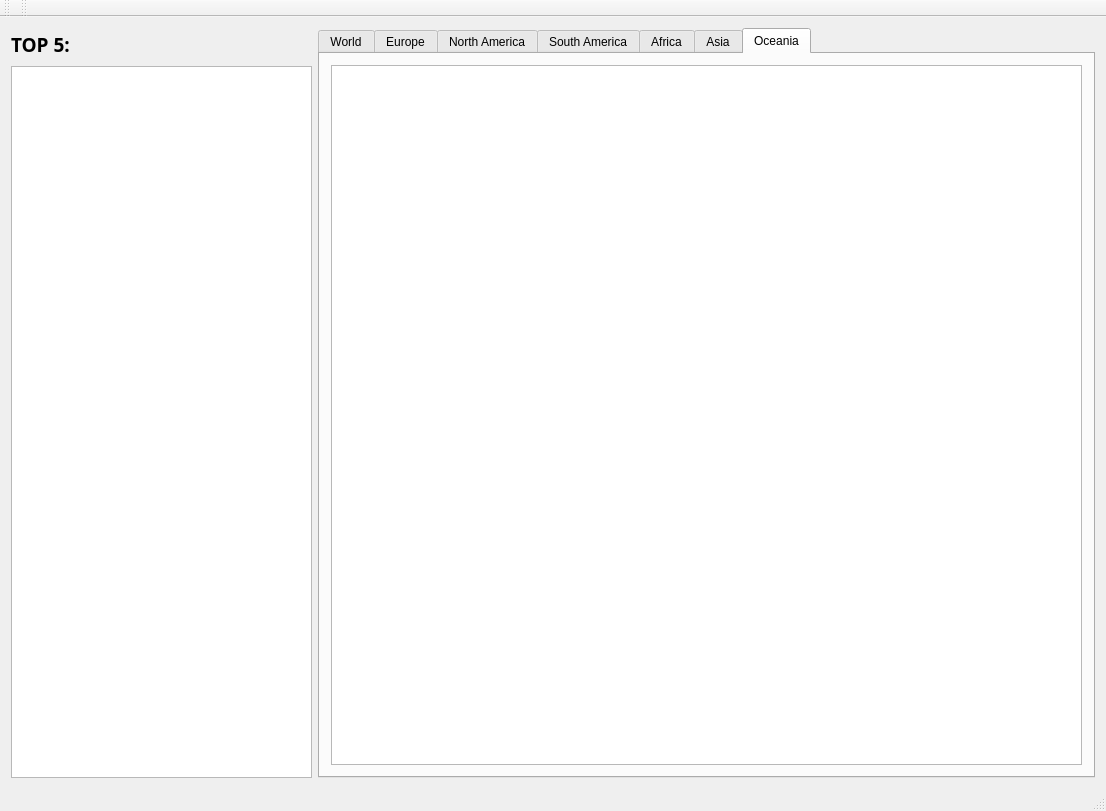
<?xml version="1.0" encoding="UTF-8"?>
<ui version="4.0">
 <class>GlobalWarmingresponsibleClass</class>
 <widget class="QMainWindow" name="GlobalWarmingresponsibleClass">
  <property name="geometry">
   <rect>
    <x>0</x>
    <y>0</y>
    <width>1100</width>
    <height>811</height>
   </rect>
  </property>
  <property name="windowTitle">
   <string>Who is the responsible</string>
  </property>
  <property name="windowIcon">
   <iconset>
    <normaloff>image/planet.png</normaloff>image/planet.png</iconset>
  </property>
  <widget class="QWidget" name="centralWidget">
   <layout class="QGridLayout" name="gridLayout">
    <item row="0" column="0">
     <widget class="QLabel" name="label">
      <property name="minimumSize">
       <size>
        <width>64</width>
        <height>32</height>
       </size>
      </property>
      <property name="maximumSize">
       <size>
        <width>64</width>
        <height>32</height>
       </size>
      </property>
      <property name="font">
       <font>
        <family>Microsoft PhagsPa</family>
        <pointsize>14</pointsize>
        <weight>75</weight>
        <bold>true</bold>
       </font>
      </property>
      <property name="text">
       <string>TOP 5:</string>
      </property>
     </widget>
    </item>
    <item row="0" column="1" rowspan="2">
     <widget class="QTabWidget" name="tabWidget">
      <property name="enabled">
       <bool>true</bool>
      </property>
      <property name="currentIndex">
       <number>6</number>
      </property>
      <property name="setAlignment" stdset="0">
       <string>AlignBottom</string>
      </property>
      <property name="setVisible" stdset="0">
       <bool>true</bool>
      </property>
      <widget class="QWidget" name="tabWorld">
       <attribute name="icon">
        <iconset>
         <normaloff>image/planet.png</normaloff>image/planet.png</iconset>
       </attribute>
       <attribute name="title">
        <string>World</string>
       </attribute>
       <layout class="QVBoxLayout" name="verticalLayout">
        <item>
         <widget class="QChartView" name="graphicsViewW">
          <property name="minimumSize">
           <size>
            <width>751</width>
            <height>481</height>
           </size>
          </property>
          <property name="setAlignment" stdset="0">
           <string>AlignBottom</string>
          </property>
          <property name="setTitle" stdset="0">
           <string>&quot;Europe&quot;</string>
          </property>
         </widget>
        </item>
       </layout>
      </widget>
      <widget class="QWidget" name="tabEU">
       <property name="setAlignment" stdset="0">
        <string>AlignBottom</string>
       </property>
       <attribute name="icon">
        <iconset>
         <normaloff>image/eu.png</normaloff>image/eu.png</iconset>
       </attribute>
       <attribute name="title">
        <string>Europe</string>
       </attribute>
       <layout class="QVBoxLayout" name="verticalLayout_2">
        <item>
         <widget class="QChartView" name="graphicsViewEU">
          <property name="minimumSize">
           <size>
            <width>751</width>
            <height>481</height>
           </size>
          </property>
         </widget>
        </item>
       </layout>
      </widget>
      <widget class="QWidget" name="tabNA">
       <attribute name="icon">
        <iconset>
         <normaloff>image/usn.png</normaloff>image/usn.png</iconset>
       </attribute>
       <attribute name="title">
        <string>North America</string>
       </attribute>
       <layout class="QVBoxLayout" name="verticalLayout_3">
        <item>
         <widget class="QChartView" name="graphicsViewNA">
          <property name="minimumSize">
           <size>
            <width>751</width>
            <height>481</height>
           </size>
          </property>
         </widget>
        </item>
       </layout>
      </widget>
      <widget class="QWidget" name="tabSA">
       <attribute name="icon">
        <iconset>
         <normaloff>image/ams.png</normaloff>image/ams.png</iconset>
       </attribute>
       <attribute name="title">
        <string>South America</string>
       </attribute>
       <layout class="QVBoxLayout" name="verticalLayout_4">
        <item>
         <widget class="QChartView" name="graphicsViewSA">
          <property name="minimumSize">
           <size>
            <width>751</width>
            <height>481</height>
           </size>
          </property>
         </widget>
        </item>
       </layout>
      </widget>
      <widget class="QWidget" name="tabAF">
       <attribute name="icon">
        <iconset>
         <normaloff>image/af.png</normaloff>image/af.png</iconset>
       </attribute>
       <attribute name="title">
        <string>Africa</string>
       </attribute>
       <layout class="QVBoxLayout" name="verticalLayout_5">
        <item>
         <widget class="QChartView" name="graphicsViewAF">
          <property name="minimumSize">
           <size>
            <width>751</width>
            <height>481</height>
           </size>
          </property>
         </widget>
        </item>
       </layout>
      </widget>
      <widget class="QWidget" name="tabAS">
       <attribute name="icon">
        <iconset>
         <normaloff>image/asi.png</normaloff>image/asi.png</iconset>
       </attribute>
       <attribute name="title">
        <string>Asia</string>
       </attribute>
       <layout class="QVBoxLayout" name="verticalLayout_6">
        <item>
         <widget class="QChartView" name="graphicsViewAS">
          <property name="minimumSize">
           <size>
            <width>751</width>
            <height>481</height>
           </size>
          </property>
         </widget>
        </item>
       </layout>
      </widget>
      <widget class="QWidget" name="tabOC">
       <attribute name="icon">
        <iconset>
         <normaloff>image/au.png</normaloff>image/au.png</iconset>
       </attribute>
       <attribute name="title">
        <string>Oceania</string>
       </attribute>
       <layout class="QVBoxLayout" name="verticalLayout_7">
        <item>
         <widget class="QChartView" name="graphicsViewOC">
          <property name="minimumSize">
           <size>
            <width>751</width>
            <height>692</height>
           </size>
          </property>
         </widget>
        </item>
       </layout>
      </widget>
     </widget>
    </item>
    <item row="1" column="0">
     <widget class="QChartView" name="graphicsViewBar">
      <property name="minimumSize">
       <size>
        <width>301</width>
        <height>702</height>
       </size>
      </property>
      <property name="maximumSize">
       <size>
        <width>406</width>
        <height>741</height>
       </size>
      </property>
     </widget>
    </item>
   </layout>
  </widget>
  <widget class="QMenuBar" name="menuBar">
   <property name="geometry">
    <rect>
     <x>0</x>
     <y>0</y>
     <width>1100</width>
     <height>21</height>
    </rect>
   </property>
  </widget>
  <widget class="QToolBar" name="mainToolBar">
   <attribute name="toolBarArea">
    <enum>TopToolBarArea</enum>
   </attribute>
   <attribute name="toolBarBreak">
    <bool>false</bool>
   </attribute>
  </widget>
  <widget class="QToolBar" name="toolBar">
   <property name="windowTitle">
    <string>toolBar</string>
   </property>
   <attribute name="toolBarArea">
    <enum>TopToolBarArea</enum>
   </attribute>
   <attribute name="toolBarBreak">
    <bool>false</bool>
   </attribute>
  </widget>
  <widget class="QStatusBar" name="statusBar"/>
 </widget>
 <layoutdefault spacing="6" margin="11"/>
 <customwidgets>
  <customwidget>
   <class>QChartView</class>
   <extends>QGraphicsView</extends>
   <header>QtCharts</header>
  </customwidget>
 </customwidgets>
 <resources>
  <include location="GlobalWarmingresponsible.qrc"/>
 </resources>
 <connections/>
</ui>
